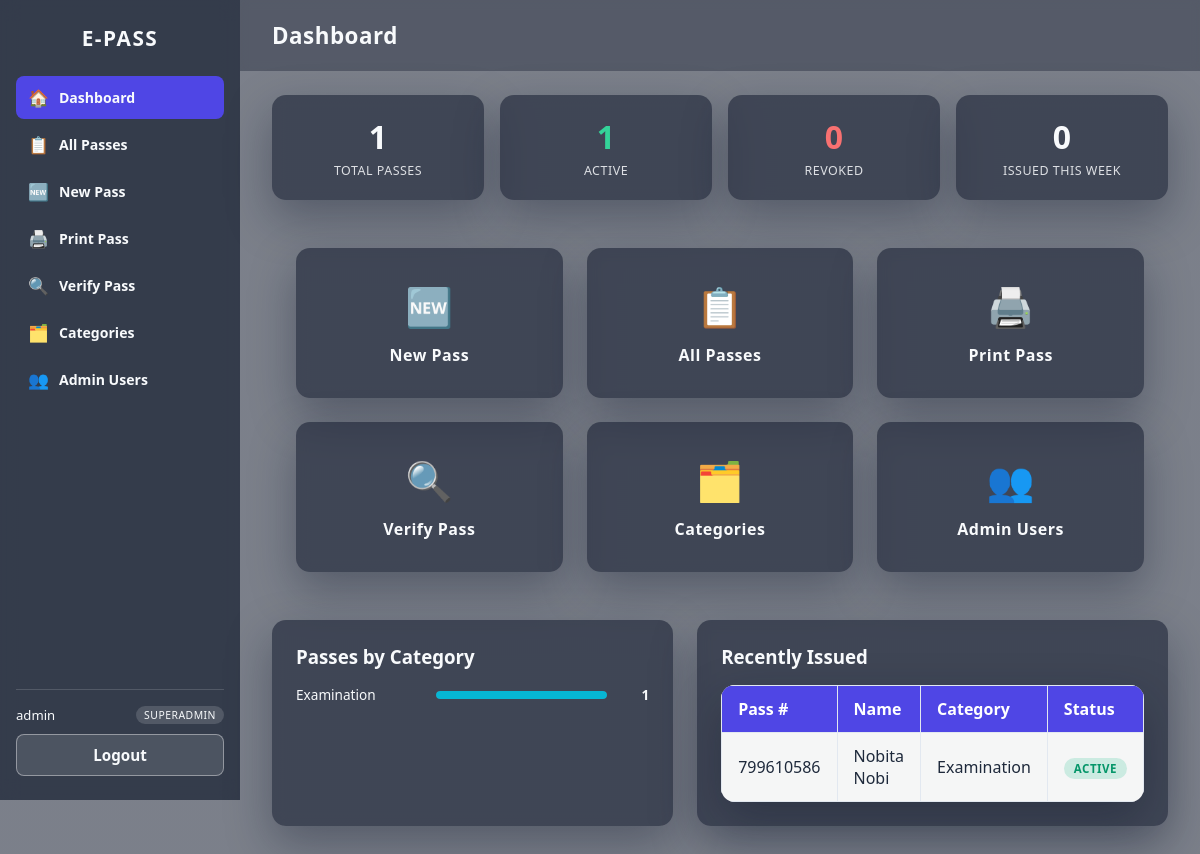
Screenshot of /Dashboard/Dashboard.php (signed in) with the database file from the repository.
### tables this page shows
CREATE TABLE `tblpass` (
  `ID` int(11) NOT NULL AUTO_INCREMENT,
  `PassNumber` int(10) NOT NULL,
  `Name` varchar(50) NOT NULL,
  `Mobile` varchar(15) NOT NULL,
  `email` varchar(80) NOT NULL,
  `IdentityType` varchar(50) NOT NULL,
  `IdentityCardNo` varchar(50) NOT NULL,
  `Category` varchar(50) NOT NULL,
  `FromDate` date NOT NULL,
  `ToDate` date NOT NULL,
  `Status` enum('active','revoked') NOT NULL DEFAULT 'active',
  `CreatedBy` int(11) DEFAULT NULL,
  `CreatedAt` timestamp NOT NULL DEFAULT CURRENT_TIMESTAMP,
  PRIMARY KEY (`ID`),
  UNIQUE KEY `uniq_pass_number` (`PassNumber`),
  KEY `idx_pass_mobile` (`Mobile`),
  KEY `idx_pass_status` (`Status`),
  CONSTRAINT `fk_pass_created_by` FOREIGN KEY (`CreatedBy`) REFERENCES `login` (`ID`) ON DELETE SET NULL
);

### includes/helpers.php (called while the page is built, shortened)
<?php
function e(?string $value): string
{
    return htmlspecialchars($value ?? '', ENT_QUOTES, 'UTF-8');
}

### includes/auth.php (called while the page is built, shortened)
<?php
function requireLogin(string $redirectTo = '../index.php'): array
{
    return currentAdmin($redirectTo);
}
function currentAdmin(string $redirectTo = '../index.php'): array
{
    global $pdo;
    $stmt = $pdo->prepare("SELECT * FROM login WHERE ID = ? AND Status = 'active' LIMIT 1");
    $stmt->execute([$_SESSION['uid']]);
    $row = $stmt->fetch();
    $admin = $row;
    return $admin;
}

### Dashboard/Dashboard.php (the view, shortened to what this page needs)
<?php
require_once __DIR__ . '/../includes/bootstrap.php';
$admin = requireLogin();
$totalPasses   = (int) $pdo->query("SELECT COUNT(*) FROM tblpass")->fetchColumn();
$activePasses  = (int) $pdo->query("SELECT COUNT(*) FROM tblpass WHERE Status = 'active'")->fetchColumn();
$revokedPasses = (int) $pdo->query("SELECT COUNT(*) FROM tblpass WHERE Status = 'revoked'")->fetchColumn();
$thisWeek      = (int) $pdo->query("SELECT COUNT(*) FROM tblpass WHERE CreatedAt >= NOW() - INTERVAL 7 DAY")->fetchColumn();
$byCategory = $pdo->query(
    "SELECT Category, COUNT(*) AS total FROM tblpass GROUP BY Category ORDER BY total DESC LIMIT 6"
)->fetchAll();
$recentPasses = $pdo->query(
    "SELECT * FROM tblpass ORDER BY CreatedAt DESC LIMIT 5"
)->fetchAll();
$pageTitle = 'Dashboard';
$activeNav = 'dashboard';
require __DIR__ . '/../includes/layout_start.php';
?>
<div class="stats-grid">
	<div class="stat-card">
		<span class="stat-value"><?= $totalPasses ?></span>
		<span class="stat-label">Total Passes</span>
	</div>
	<div class="stat-card stat-active">
		<span class="stat-value"><?= $activePasses ?></span>
		<span class="stat-label">Active</span>
	</div>
	<div class="stat-card stat-revoked">
		<span class="stat-value"><?= $revokedPasses ?></span>
		<span class="stat-label">Revoked</span>
	</div>
	<div class="stat-card">
		<span class="stat-value"><?= $thisWeek ?></span>
		<span class="stat-label">Issued This Week</span>
	</div>
</div>
<div class="dashboard-grid">
	<a href="NewPass.php" class="dashboard-card"><span class="icon">🆕</span>New Pass</a>
	<a href="Passes.php" class="dashboard-card"><span class="icon">📋</span>All Passes</a>
	<a href="PrintPass.php" class="dashboard-card"><span class="icon">🖨️</span>Print Pass</a>
	<a href="ViewPass.php" class="dashboard-card"><span class="icon">🔍</span>Verify Pass</a>
	<a href="AddCategory.php" class="dashboard-card"><span class="icon">🗂️</span>Categories</a>
	<?php if ($admin['Role'] === 'superadmin'): ?>
	<a href="AdminUsers.php" class="dashboard-card"><span class="icon">👥</span>Admin Users</a>
	<?php endif; ?>
</div>
<div class="panel-row">
	<div class="panel">
		<h3>Passes by Category</h3>
		<?php if (!$byCategory): ?>
			<p class="empty-msg">No passes issued yet.</p>
		<?php else: ?>
			<ul class="bar-list">
			<?php foreach ($byCategory as $row): ?>
				<li>
					<span class="bar-label"><?= e($row['Category']) ?></span>
					<span class="bar-track"><span class="bar-fill" style="width:<?= $totalPasses ? round($row['total'] / $totalPasses * 100) : 0 ?>%"></span></span>
					<span class="bar-value"><?= (int) $row['total'] ?></span>
				</li>
			<?php endforeach; ?>
			</ul>
		<?php endif; ?>
	</div>
	<div class="panel">
		<h3>Recently Issued</h3>
		<?php if (!$recentPasses): ?>
			<p class="empty-msg">No passes issued yet.</p>
		<?php else: ?>
			<table class="result-table data-table">
				<thead><tr><th>Pass #</th><th>Name</th><th>Category</th><th>Status</th></tr></thead>
				<tbody>
				<?php foreach ($recentPasses as $row): ?>
					<tr>
						<td><?= e((string) $row['PassNumber']) ?></td>
						<td><?= e($row['Name']) ?></td>
						<td><?= e($row['Category']) ?></td>
						<td><span class="badge badge-<?= $row['Status'] === 'active' ? 'active' : 'revoked' ?>"><?= e($row['Status']) ?></span></td>
					</tr>
				<?php endforeach; ?>
				</tbody>
			</table>
		<?php endif; ?>
	</div>
</div>
<?php require __DIR__ . '/../includes/layout_end.php'; ?>

### includes/layout_start.php (shortened to what this page needs)
<?php
$navItems = [
    'dashboard'  => ['label' => 'Dashboard',   'icon' => '🏠', 'href' => 'Dashboard.php'],
    'passes'     => ['label' => 'All Passes',  'icon' => '📋', 'href' => 'Passes.php'],
    'new-pass'   => ['label' => 'New Pass',    'icon' => '🆕', 'href' => 'NewPass.php'],
    'print-pass' => ['label' => 'Print Pass',  'icon' => '🖨️', 'href' => 'PrintPass.php'],
    'view-pass'  => ['label' => 'Verify Pass', 'icon' => '🔍', 'href' => 'ViewPass.php'],
    'category'   => ['label' => 'Categories',  'icon' => '🗂️', 'href' => 'AddCategory.php'],
];
if (($admin['Role'] ?? '') === 'superadmin') {
    $navItems['admins'] = ['label' => 'Admin Users', 'icon' => '👥', 'href' => 'AdminUsers.php'];
}
?>
<!DOCTYPE html>
<html lang="en">
<head>
<link rel="stylesheet" href="../assets/css/style.css">
</head>
<body class="bg-cover bg-app">
<div class="app-shell">
	<aside class="sidebar" id="sidebar">
		<div class="sidebar-brand">E-PASS</div>
		<nav class="sidebar-nav">
			<?php foreach ($navItems as $key => $item): ?>
			<a href="<?= e($item['href']) ?>" class="sidebar-link<?= $activeNav === $key ? ' active' : '' ?>">
				<span class="icon" aria-hidden="true"><?= $item['icon'] ?></span><?= e($item['label']) ?>
			</a>
			<?php endforeach; ?>
		</nav>
		<div class="sidebar-footer">
			<div class="sidebar-user">
				<?= e($admin['user'] ?? '') ?>
				<span class="role-badge"><?= e($admin['Role'] ?? '') ?></span>
			</div>
			<a href="Logout.php" class="btn btn-ghost btn-block">Logout</a>
		</div>
	</aside>
	<main class="app-main">
		<header class="app-topbar"><h1><?= e($pageTitle) ?></h1></header>
		<div class="app-content">

### rows the page displays
tblpass: PassNumber "799610586", Name "Nobita Nobi", Category "Examination", Status "ACTIVE"

### other values shown
$item['icon'] "🏠"
$item['label'] "Dashboard"
$item['icon'] "📋"
$item['label'] "All Passes"
$item['icon'] "🆕"
$item['label'] "New Pass"
$item['icon'] "🖨️"
$item['label'] "Print Pass"
$item['icon'] "🔍"
$item['label'] "Verify Pass"
$item['icon'] "🗂️"
$item['label'] "Categories"
$item['icon'] "👥"
$item['label'] "Admin Users"
$admin['user'] "admin"
